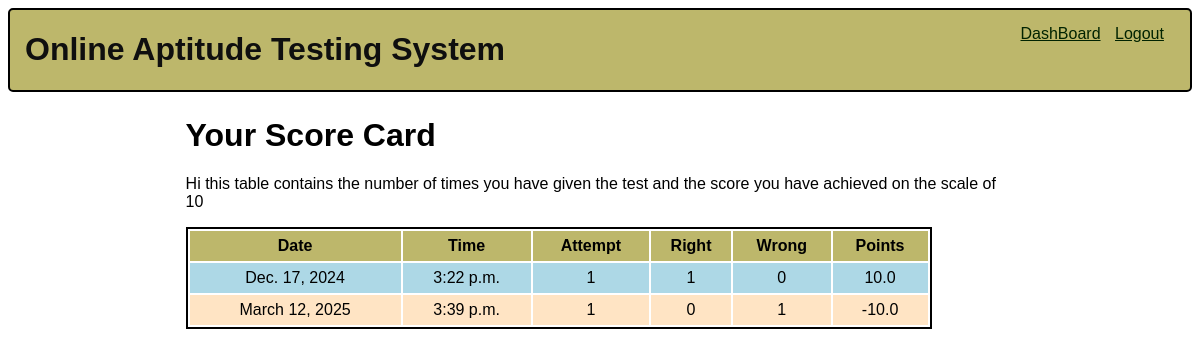
Page /OATS/test-history (signed in) on the committed database.
### OATS/models.py (models this page shows)
class Result(models.Model):
    resultid = models.BigAutoField(primary_key=True , auto_created=True)
    username = models.ForeignKey(Candidate , on_delete=models.CASCADE)
    date = models.DateField(auto_now=True)
    time = models.TimeField(auto_now=True)
    attempt = models.IntegerField()
    right = models.IntegerField()
    wrong = models.IntegerField()
    points = models.FloatField()

### OATS/views.py (the view)
# urls.py: path('test-history' , testResultHistory , name='testHistory'),
def testResultHistory(request):
    if 'name' not in request.session.keys():
        res = HttpResponseRedirect("login")
    candidate = Candidate.objects.filter(username = request.session['username'])
    results = Result.objects.filter(username_id = candidate[0].username)
    context = {'candidate' : candidate , 'results' : results}
    res = render(request , 'candidate_history.html' , context)
    return res

### OATS/templates/candidate_history.html (shortened to what this page needs)
{% extends 'main.html' %}
{% block top %}
<a href="{% url 'OATS:home' %}">DashBoard</a>
<a href="{% url 'OATS:logout' %}">Logout</a>
{% endblock %}
{% block content %}
<h1>Your Score Card</h1>
<p>Hi this table contains the number of times you have given the test and the score you have achieved on the scale of 10</p>
<table>
    <tr>
        <th>Date</th>
        <th>Time</th>
        <th>Attempt</th>
        <th>Right</th>
        <th>Wrong</th>
        <th>Points</th>
    </tr>
    {% for r in results %}
    <tr>
        <td>{{r.date}}</td>
        <td>{{r.time}}</td>
        <td>{{r.attempt}}</td>
        <td>{{r.right}}</td>
        <td>{{r.wrong}}</td>
        <td>{{r.points}}</td>
    </tr>
    {% endfor %}
</table>
{% endblock %}

### OATS/static/theme.css (style rules this page uses)
* { font-family: 'Gill Sans', 'Gill Sans MT', Calibri, 'Trebuchet MS', sans-serif; }
.top div.menu a { color: rgb(1, 35, 1); display: inline-block; min-width: 50px; margin-right: 10px; }
table { width: 90%; border: 2px solid black; }
table tr:nth-child(odd) { background-color: bisque; color: black; height: 30px; }
table tr:nth-child(even) { background-color: lightblue; color: black; height: 30px; }
table tr:first-child { background-color: darkkhaki; }
table td { text-align: center; }

### rows in the picture
Result: date "Dec. 17, 2024", time "3:22 p.m.", attempt "1", right "1", wrong "0", points "10.0"
Result: date "March 12, 2025", time "3:39 p.m.", attempt "1", right "0", wrong "1", points "-10.0"
